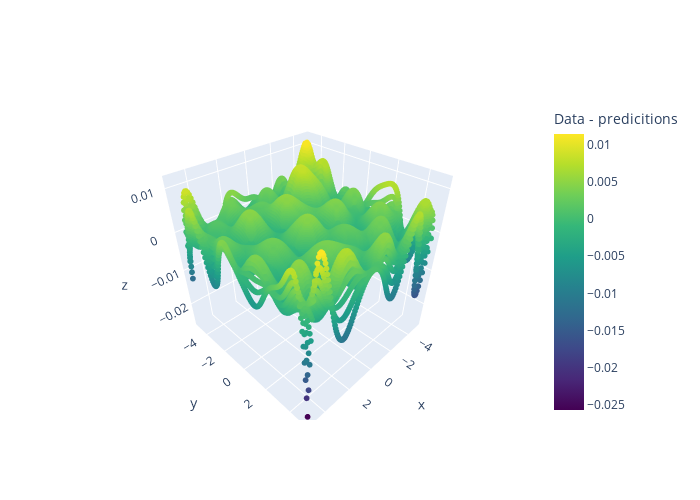

The notebook cell saved with this chart:
### Code cell
import plotly.graph_objects as go

predictions = model(torch.cat((torch.Tensor(X).reshape(-1, 1), torch.Tensor(Y).reshape(-1, 1)), axis=1)).detach().numpy().reshape(-1)
trace1 = go.Scatter3d(
    x=X.reshape(-1),
    y=Y.reshape(-1),
    z=Z.reshape(-1) - predictions,
    mode='markers',
    marker=dict(
        size=2,
        color=Z.reshape(-1) - predictions,
        colorscale='Viridis',
        colorbar=dict(title='Data - predicitions'),
    ),
    name='Model'
)
fig = go.Figure(data=[trace1], layout=dict(width=700, height=500))
fig.show()

### Figure 1 — Plotly figure (JSON) as saved in the notebook; plotly's stock layout.template omitted (floating-point values rounded to 4 significant figures; data arrays with more than 128 entries replaced by an {"elided": "..."} marker saying what was removed)
{"data": [{"marker": {"color": {"elided": "22500 float values"}, "colorbar": {"title": {"text": "Data - predicitions"}}, "colorscale": [[0, "#440154"], [0.1111, "#482878"], [0.2222, "#3e4989"], [0.3333, "#31688e"], [0.4444, "#26828e"], [0.5556, "#1f9e89"], [0.6667, "#35b779"], [0.7778, "#6ece58"], [0.8889, "#b5de2b"], [1, "#fde725"]], "size": 2}, "mode": "markers", "name": "Model", "type": "scatter3d", "x": {"elided": "22500 float values"}, "y": {"elided": "22500 float values"}, "z": {"elided": "22500 float values"}}], "layout": {"height": 500, "width": 700}}
